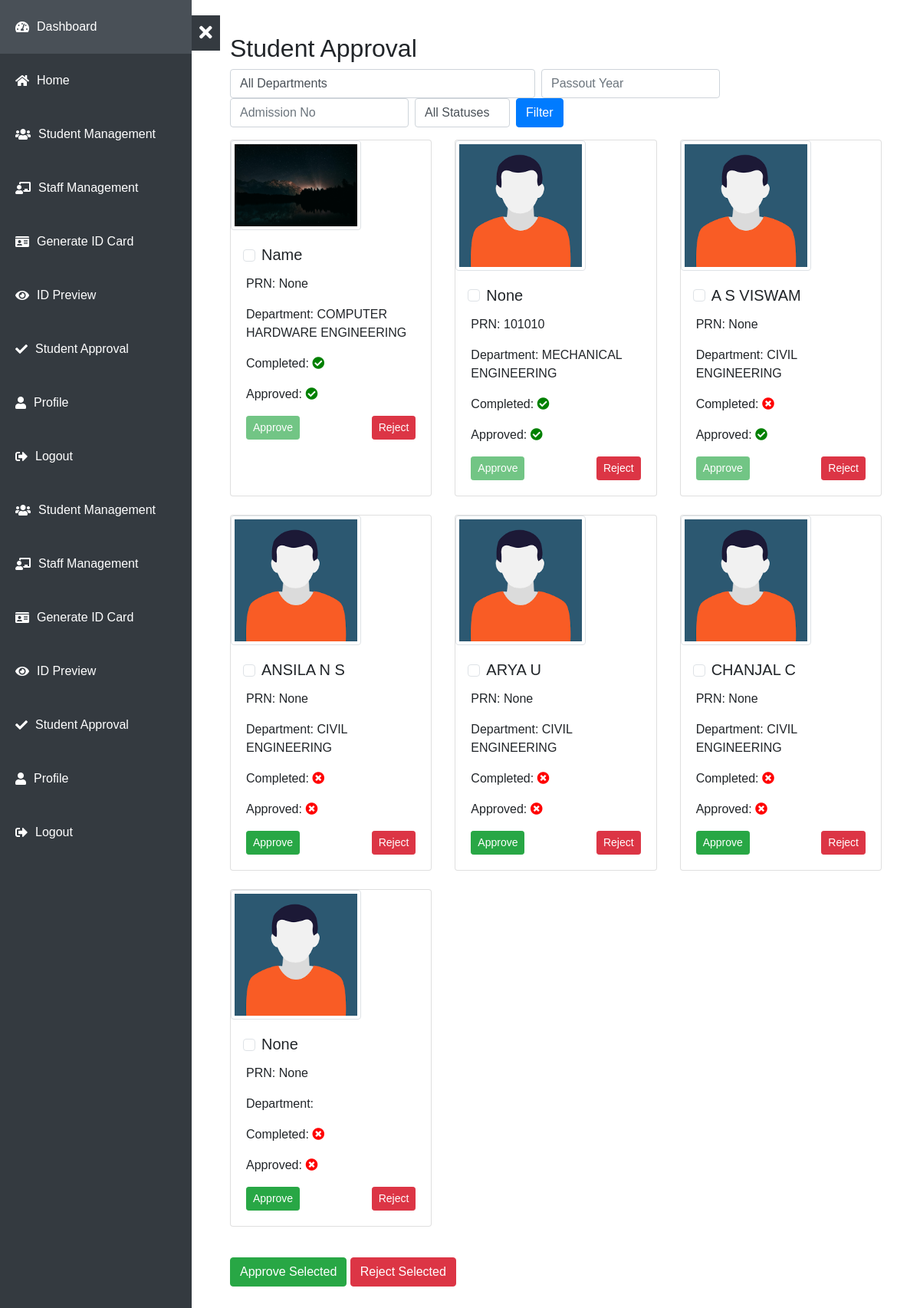
The page /student_approval/ on the database as committed earlier.
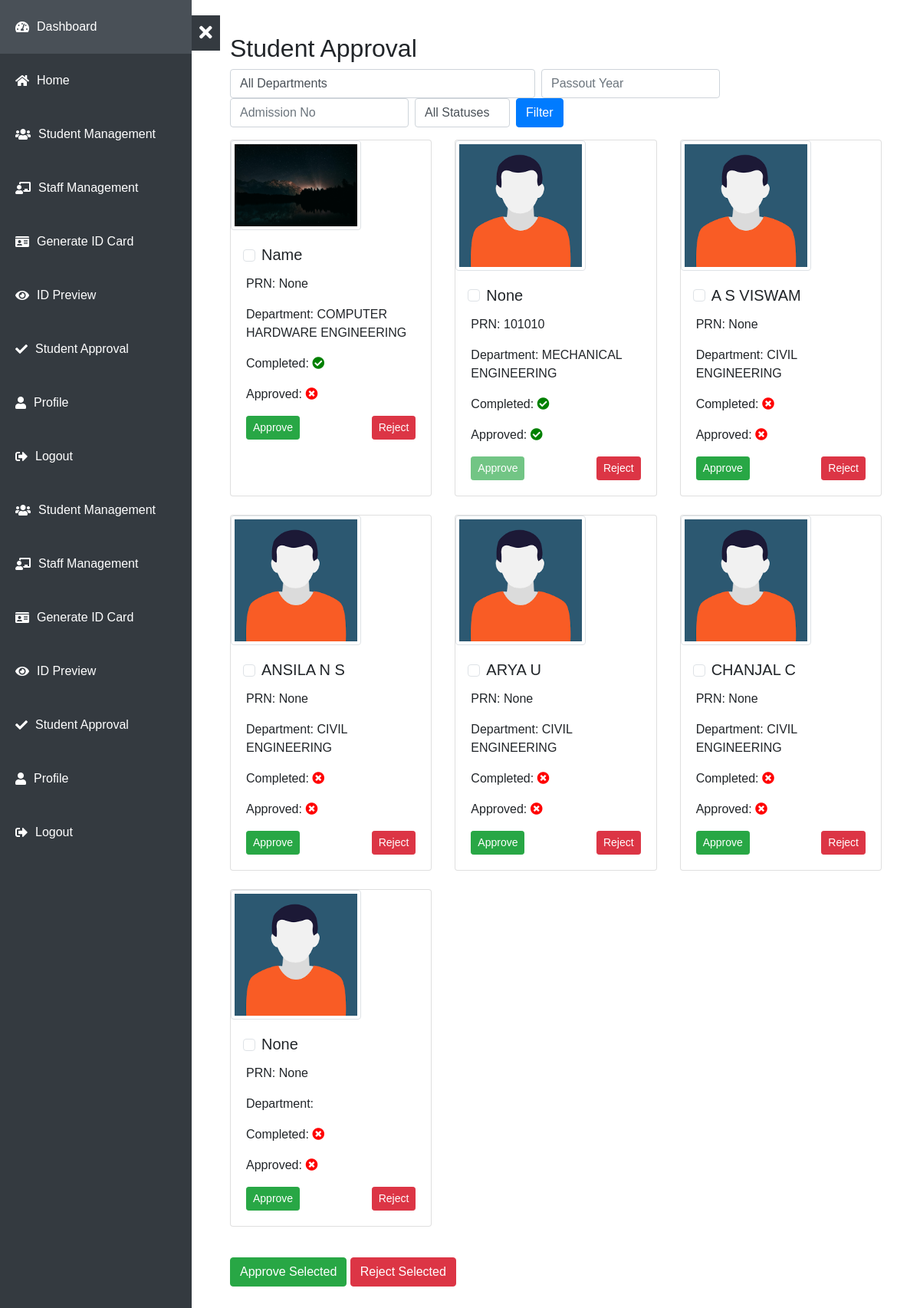
The same page on the database as committed later.
### students/models.py (models this page shows, shortened)
class Student(AbstractUser):
    GENDER_CHOICES = [
        ('Male', 'Male'),
        ('Female', 'Female'),
        ('Other', 'Other'),
    ]
    BLOOD_GROUP_CHOICES = [
        ('A+', 'A+'),
        ('A-', 'A-'),
        ('B+', 'B+'),
        ('B-', 'B-'),
        ('AB+', 'AB+'),
        ('AB-', 'AB-'),
        ('O+', 'O+'),
        ('O-', 'O-'),
        ("Don't Know","Don't Know")
    ]
    username = None
    admission_no = models.CharField(max_length=20, unique=True)
    date_of_birth = models.DateField()
    full_name = models.CharField(max_length=100, blank=True, null=True)
    department = models.ForeignKey(Department,on_delete=models.CASCADE, null=True, blank=True)
    phone_number = models.CharField(max_length=15, blank=True, null=True)
    address = models.TextField(blank=True, null=True)
    blood_group = models.CharField(max_length=20, choices=BLOOD_GROUP_CHOICES, blank=True, null=True)
    PRN = models.CharField(max_length=20, unique=True, blank=True, null=True)
    image = models.ImageField(upload_to='profile_images/', default='profile_images/avatar.png', blank=True, null=True)
    parent_name = models.CharField(max_length=100, blank=True, null=True)
    relation = models.CharField(max_length=100, blank=True, null=True)
    gender = models.CharField(max_length=10, choices=GENDER_CHOICES, blank=True, null=True)
    email = models.EmailField(blank=True, null=True)
    passout_year = models.IntegerField(blank=True,  null=True)
    is_complete = models.BooleanField(default=False)
    is_approved = models.BooleanField(default=False,null=True)
    USERNAME_FIELD = 'admission_no'
    REQUIRED_FIELDS = ['date_of_birth']
    groups = models.ManyToManyField(
        Group,
        related_name='student_set',
        blank=True,
        help_text='The groups this user belongs to.',
        verbose_name='groups',
    )
    user_permissions = models.ManyToManyField(
        Permission,
        related_name='student_set',
        blank=True,
        help_text='Specific permissions for this user.',
        verbose_name='user permissions',
    )
    objects = CustomStudentManager()

class Department(models.Model):
    name = models.CharField(max_length=100, unique=True)

### students/views.py (the view, shortened to what this page needs)
# urls.py: path('student_approval/', views.student_approval_view, name='student_approval'),
def student_approval_view(request):
    department = request.GET.get('department')
    passout_year = request.GET.get('passout_year')
    admission_no = request.GET.get('admission_no')
    approval_status = request.GET.get('approval_status')
    students = Student.objects.all()
    if department:
        students = students.filter(department_id=department)
    if passout_year:
        students = students.filter(passout_year=passout_year)
    if admission_no:
        students = students.filter(admission_no=admission_no)
    if approval_status:
        if approval_status == 'approved':
            students = students.filter(is_approved=True)
        elif approval_status == 'not_approved':
            students = students.filter(is_approved=False)
    return render(request, 'student_approval.html', {
        'students': students,
        'departments': Department.objects.all(),
    })

### students/templates/student_approval.html (shortened to what this page needs)
{% extends "base.html" %}
{% block content %}
<div class="container">
    <h2>Student Approval</h2>
    <form method="get" class="form-inline mb-3">
        <select name="department" class="form-control mr-2">
            <option value="">All Departments</option>
        </select>
        <input type="text" name="passout_year" class="form-control mr-2" placeholder="Passout Year" value="{{ request.GET.passout_year }}">
        <input type="text" name="admission_no" class="form-control mr-2" placeholder="Admission No" value="{{ request.GET.admission_no }}">
        <select name="approval_status" class="form-control mr-2">
            <option value="">All Statuses</option>
        </select>
        <button type="submit" class="btn btn-primary">Filter</button>
    </form>
    <form method="post">
        <div class="row">
            {% for student in students %}
                <div class="col-md-4 mb-4">
                    <div class="card h-100">
                        {% if student.image and student.image.url %}
                            <img src="{{ student.image.url }}"  draggable="false"  alt="Student Profile Image" width="170" height="170" class="img-thumbnail">
                        {% endif %}
                        <div class="card-body">
                            <div class="form-check">
                                <input class="form-check-input" type="checkbox" name="student_ids" value="{{ student.id }}">
                                <label class="form-check-label" for="student_ids">
                                    <h5 class="card-title">{{ student.full_name }}</h5>
                                </label>
                            </div>
                            <p class="card-text">PRN: {{ student.PRN }}</p>
                            <p class="card-text">Department: {{ student.department.name }}</p>
                            <p class="card-text">
                                Completed:
                                {% if student.is_complete %}
                                    <i class="fas fa-check-circle" style="color: green;"></i>
                                {% else %}
                                    <i class="fas fa-times-circle" style="color: red;"></i>
                                {% endif %}
                            </p>
                            <p class="card-text">
                                Approved:
                                {% if student.is_approved %}
                                    <i class="fas fa-check-circle" style="color: green;"></i>
                                {% else %}
                                    <i class="fas fa-times-circle" style="color: red;"></i>
                                {% endif %}
                            </p>
                            <div class="d-flex justify-content-between">
                                <form method="post" style="display: inline;">
                                    {% if student.is_approved %}
                                    <button type="submit" disabled class="btn btn-success btn-sm">Approve</button>
                                    {% else %}
                                    <button type="submit" draggable="" class="btn btn-success btn-sm">Approve</button>
                                    {% endif %}
                                </form>
                                <form method="post" style="display: inline;">
                                    <button type="submit" class="btn btn-danger btn-sm">Reject</button>
                                </form>
                            </div>
                        </div>
                    </div>
                </div>
            {% endfor %}
        </div>
        <div class="form-group mt-3">
            <button type="submit" name="action1" value="approve" class="btn btn-success">Approve Selected</button>
            <button type="submit" name="action1" value="reject" class="btn btn-danger">Reject Selected</button>
        </div>
    </form>
</div>
{% endblock %}

### students/templates/base.html (shortened to what this page needs)
<!DOCTYPE html>
<html lang="en">
<head>
    <link href="https://cdn.jsdelivr.net/npm/bootstrap@5.3.0/dist/css/bootstrap.min.css" rel="stylesheet">
    <link href="https://stackpath.bootstrapcdn.com/bootstrap/4.5.2/css/bootstrap.min.css" rel="stylesheet">
    <link rel="stylesheet" href="https://cdnjs.cloudflare.com/ajax/libs/font-awesome/5.15.1/css/all.min.css">
</head>
<body>
    <div class="wrapper">
        <div class="sidebar">
            <ul class="navbar-nav flex-column">
                <li class="nav-item {% if request.path == '/admin/dashboard/' %}active{% endif %}">
                    <a class="nav-link" href="{% url 'admin_dashboard' %}"><i class="fas fa-tachometer-alt"></i> Dashboard</a>
                </li>
                <li class="nav-item {% if request.path == '/admin/home/' %}active{% endif %}">
                    <a class="nav-link" href="{% url 'home' %}"><i class="fas fa-home"></i> Home</a>
                </li>
                <li class="nav-item {% if request.path == '/admin/student-management/' %}active{% endif %}">
                    <a class="nav-link" href="{% url 'student_management' %}"><i class="fas fa-users"></i> Student Management</a>
                </li>
                <li class="nav-item {% if request.path == '/admin/staff-management/' %}active{% endif %}">
                    <a class="nav-link" href="{% url 'staff_management' %}"><i class="fas fa-chalkboard-teacher"></i> Staff Management</a>
                </li>
                <li class="nav-item {% if request.path == '/admin/id-card-generation/' %}active{% endif %}">
                    <a class="nav-link" href="{% url 'id_card_generation' %}"><i class="fas fa-id-card"></i> Generate ID Card</a>
                </li>
                <li class="nav-item {% if request.path == '/admin/student-id-preview/' %}active{% endif %}">
                    <a class="nav-link" href="{% url 'student_id_preview' %}"><i class="fas fa-eye"></i> ID Preview</a>
                </li>
                <li class="nav-item {% if request.path == '/admin/student-approval/' %}active{% endif %}">
                    <a class="nav-link" href="{% url 'student_approval' %}"><i class="fas fa-check"></i> Student Approval</a>
                </li>
                <li class="nav-item {% if request.path == '/profile/' %}active{% endif %}">
                    <a class="nav-link" href="{% url 'profile' %}"><i class="fas fa-user"></i> Profile</a>
                </li>
                <li class="nav-item {% if request.path == '/logout/' %}active{% endif %}">
                    <a class="nav-link" href="{% url 'logout' %}"><i class="fas fa-sign-out-alt"></i> Logout</a>
                </li>
                <li class="nav-item {% if request.path == '/admin/student-management/' %}active{% endif %}">
                    <a class="nav-link" href="{% url 'student_management' %}"><i class="fas fa-users"></i> Student Management</a>
                </li>
                <li class="nav-item {% if request.path == '/admin/staff-management/' %}active{% endif %}">
                    <a class="nav-link" href="{% url 'staff_management' %}"><i class="fas fa-chalkboard-teacher"></i> Staff Management</a>
                </li>
                <li class="nav-item {% if request.path == '/admin/id-card-generation/' %}active{% endif %}">
                    <a class="nav-link" href="{% url 'id_card_generation' %}"><i class="fas fa-id-card"></i> Generate ID Card</a>
                </li>
                <li class="nav-item {% if request.path == '/admin/student-id-preview/' %}active{% endif %}">
                    <a class="nav-link" href="{% url 'student_id_preview' %}"><i class="fas fa-eye"></i> ID Preview</a>
                </li>
                <li class="nav-item {% if request.path == '/admin/student-approval/' %}active{% endif %}">
                    <a class="nav-link" href="{% url 'student_approval' %}"><i class="fas fa-check"></i> Student Approval</a>
                </li>
                <li class="nav-item {% if request.path == '/profile/' %}active{% endif %}">
                    <a class="nav-link" href="{% url 'profile' %}"><i class="fas fa-user"></i> Profile</a>
                </li>
                <li class="nav-item {% if request.path == '/logout/' %}active{% endif %}">
                    <a class="nav-link" href="{% url 'logout' %}"><i class="fas fa-sign-out-alt"></i> Logout</a>
                </li>
            </ul>
        </div>
        <button class="toggle-btn"><i class="fas fa-times"></i></button>
        <div class="content">
            <div class="container mt-4">
                {% block content %}
                {% endblock %}
            </div>
        </div>
    </div>
</body>
</html>

### students/templates/base.html (style rules this page uses)
body { display: flex; min-height: 100vh; margin: 0; font-family: Arial, sans-serif; }
.wrapper { display: flex; width: 100%; }
.sidebar { width: 250px; background-color: #343a40; color: white; position: fixed; top: 0; bottom: 0; transition: transform 0.3s ease; z-index: 1000; }
.toggle-btn { position: absolute; top: 20px; left: 250px; background-color: #343a40; border: none; color: white; font-size: 24px; padding: 5px 10px; cursor: pointer; transition: transform 0.2s ease; z-index: 1000; }
.sidebar .nav-item { padding: 15px 20px; cursor: pointer; }
.sidebar .nav-link { color: white; text-decoration: none; display: flex; align-items: center; }
.sidebar .nav-link i { margin-right: 10px; }
.content { flex-grow: 1; margin-left: 250px; padding: 20px; transition: margin-left 0.3s ease; }

Rows that differ between the two databases and show on the page:
changed Student "Name": is_approved True → False (drawn)
changed Student "A S VISWAM": is_approved True → False (drawn)
